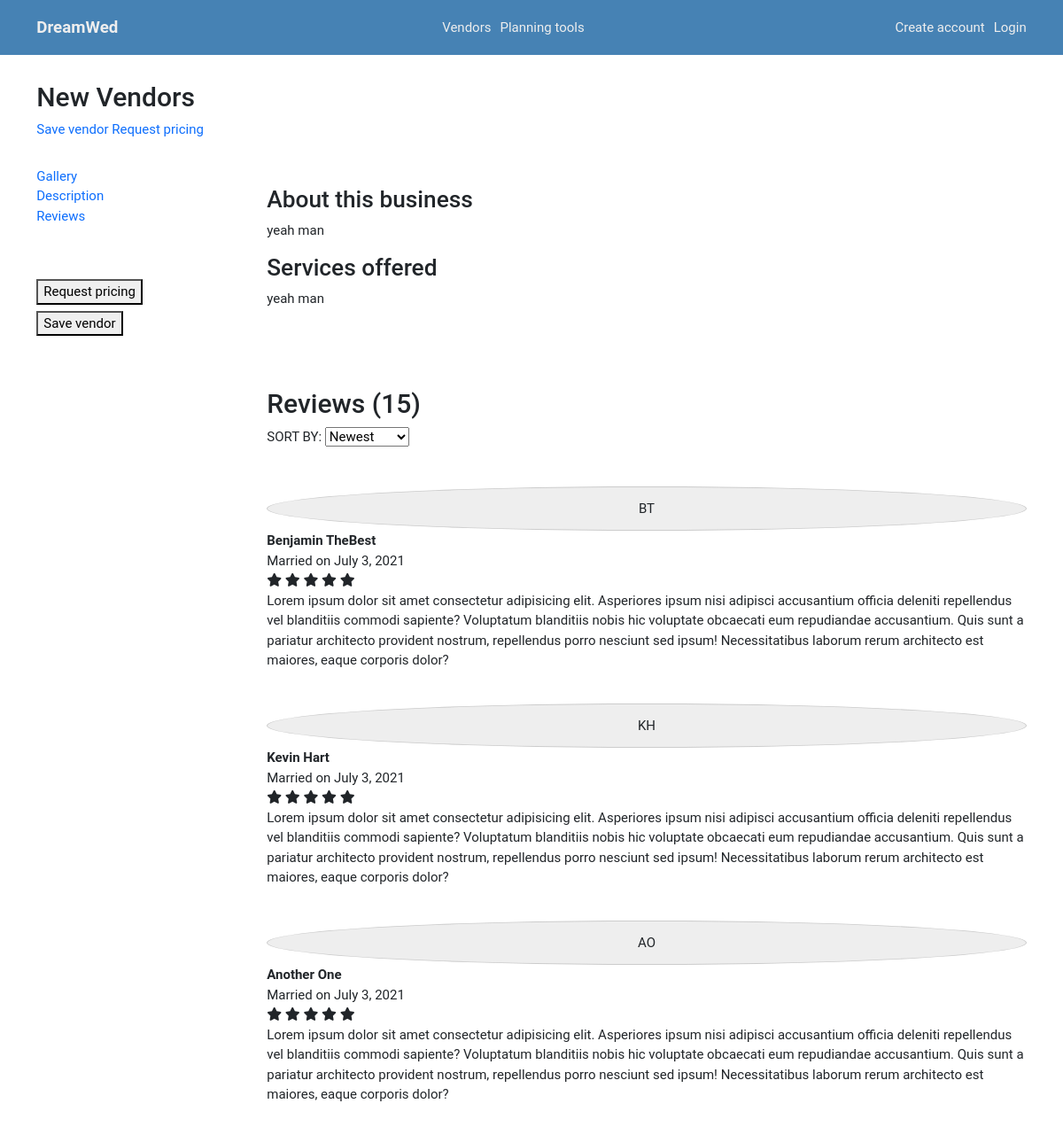
The app's page /vendors/6/details with its own data.
### dreamwed/models.py (models this page shows, shortened)
class Vendor(models.Model):
   user = models.OneToOneField(User, on_delete=CASCADE, primary_key=True)
   business_name = models.CharField(max_length=100)
   category = models.ForeignKey(VendorCategory, on_delete=SET_NULL, null=True, help_text='Select a category for your business.')
   description = models.TextField(max_length=5000)
   services_offered = models.TextField(max_length=5000)
   city = models.CharField(max_length=500)
   location = models.CharField(max_length=200) # street code

### dreamwed/views/wedplanner.py (the view)
# urls.py: path('vendors/<int:user_id>/details', wedplanner.vendor_details, name='vendor-details'),
def vendor_details(request, user_id):
   vendor = Vendor.objects.get(user_id=user_id)
   return render(request, 'wedplanner/vendor-details.html', {'vendor': vendor})

### templates/wedplanner/vendor-details.html (shortened to what this page needs)
{% extends 'base.html' %}
{% block body %}
{% include 'include/header.html' %}
<section class="intro">
   <div class="container">
      <div class="flex-btwn">
         <h2>{{ vendor.business_name }}</h2>
         <div class="cta">
            <a href="#">Save vendor</a>
            <a href="#">Request pricing</a>
         </div>
      </div>
   </div>
</section>
<main>
   <div class="container grid-200-auto">
      <div class="side-nav">
         <a href="#">Gallery</a><br>
         <a href="#">Description</a><br>
         <a href="#">Reviews</a><br>
         <div class="cta" style="margin-top: 4rem;">
            <button>Request pricing</button><br>
            <button style="margin-top: 7px;">Save vendor</button>
         </div>
      </div>
      <div class="main-content">
         <div class="img">
         </div>
         <div class="para">
            <h3>About this business</h3>
            <p>{{ vendor.description }}</p>
         </div>
         <div class="para">
            <h3>Services offered</h3>
            <p>{{ vendor.services_offered }}</p>
         </div>
         <br><br>
         <section class="reviews">
            <h2>Reviews (15)</h2>
            <div>
               <span>SORT BY:</span>
               <select name="sort" id="sort">
                  <option value="">Newest</option>
               </select>
            </div><br><br>
            <div class="review flex">
               <div class="initials">BT</div>
               <div class="msg">
                  <strong>Benjamin TheBest</strong><br>
                  <span>Married on July 3, 2021</span>
                  <div class="stars">
                     <i class="fas fa-star"></i>
                     <i class="fas fa-star"></i>
                     <i class="fas fa-star"></i>
                     <i class="fas fa-star"></i>
                     <i class="fas fa-star"></i>
                  </div>
                  <p>Lorem ipsum dolor sit amet consectetur adipisicing elit. Asperiores ipsum nisi adipisci accusantium officia deleniti repellendus vel blanditiis commodi sapiente? Voluptatum blanditiis nobis hic voluptate obcaecati eum repudiandae accusantium. Quis sunt a pariatur architecto provident nostrum, repellendus porro nesciunt sed ipsum! Necessitatibus laborum rerum architecto est maiores, eaque corporis dolor?</p>
               </div>
            </div><br>
            <div class="review flex">
               <div class="initials">KH</div>
               <div class="msg">
                  <strong>Kevin Hart</strong><br>
                  <span>Married on July 3, 2021</span>
                  <div class="stars">
                     <i class="fas fa-star"></i>
                     <i class="fas fa-star"></i>
                     <i class="fas fa-star"></i>
                     <i class="fas fa-star"></i>
                     <i class="fas fa-star"></i>
                  </div>
                  <p>Lorem ipsum dolor sit amet consectetur adipisicing elit. Asperiores ipsum nisi adipisci accusantium officia deleniti repellendus vel blanditiis commodi sapiente? Voluptatum blanditiis nobis hic voluptate obcaecati eum repudiandae accusantium. Quis sunt a pariatur architecto provident nostrum, repellendus porro nesciunt sed ipsum! Necessitatibus laborum rerum architecto est maiores, eaque corporis dolor?</p>
               </div>
            </div><br>
            <div class="review flex">
               <div class="initials">AO</div>
               <div class="msg">
                  <strong>Another One</strong><br>
                  <span>Married on July 3, 2021</span>
                  <div class="stars">
                     <i class="fas fa-star"></i>
                     <i class="fas fa-star"></i>
                     <i class="fas fa-star"></i>
                     <i class="fas fa-star"></i>
                     <i class="fas fa-star"></i>
                  </div>
                  <p>Lorem ipsum dolor sit amet consectetur adipisicing elit. Asperiores ipsum nisi adipisci accusantium officia deleniti repellendus vel blanditiis commodi sapiente? Voluptatum blanditiis nobis hic voluptate obcaecati eum repudiandae accusantium. Quis sunt a pariatur architecto provident nostrum, repellendus porro nesciunt sed ipsum! Necessitatibus laborum rerum architecto est maiores, eaque corporis dolor?</p>
               </div>
            </div>
         </section>
      </div>
   </div>
</main>
{% endblock %}

### static/css/main.css (style rules this page uses)
html, body { font: 400 15px/1.5 'Roboto', sans-serif; }
body { margin: 0; padding: 0 0 4rem; }
a { text-decoration: none; }
section { padding: 2rem 0; }
.grid-200-auto { display: grid; grid-template-columns: 200px 1fr; gap: 4rem; }
.initials { --circle-size: 50px; flex: 0 0 var(--circle-size); height: var(--circle-size); display: flex; align-items: center; justify-content: center; border-radius: 50%; border: 1px solid #ccc; background: #eee; }

### records on screen
Vendor: business_name "New Vendors", description "yeah man", services_offered "yeah man"
